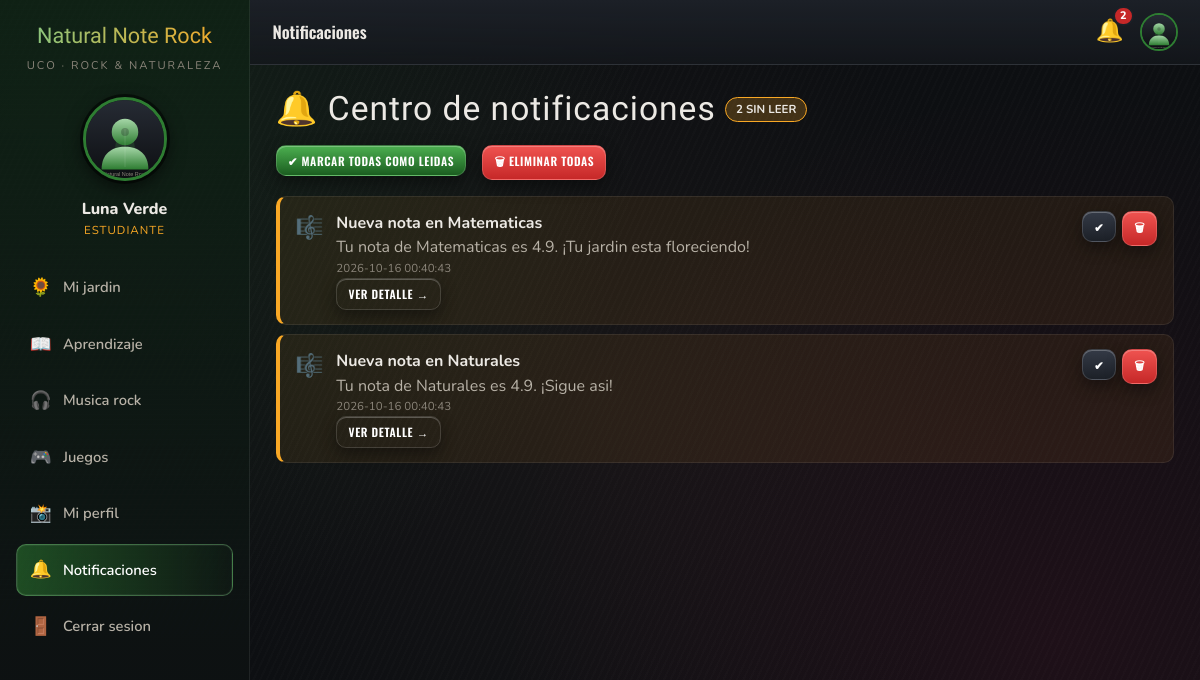
/notificaciones.php (signed in), run on the app's committed database.
### tables this page shows
CREATE TABLE usuarios (
    id              INT AUTO_INCREMENT PRIMARY KEY,
    nombre          VARCHAR(80)  NOT NULL,
    apellido        VARCHAR(80)  NOT NULL,
    username        VARCHAR(50)  NOT NULL UNIQUE,
    email           VARCHAR(120) NOT NULL UNIQUE,
    password_hash   VARCHAR(255) NOT NULL,
    rol             ENUM('administrador','profesor','estudiante') NOT NULL,
    foto            VARCHAR(255) DEFAULT NULL,
    activo          TINYINT(1)   NOT NULL DEFAULT 1,
    ultimo_acceso   DATETIME     DEFAULT NULL,
    creado_en       TIMESTAMP    DEFAULT CURRENT_TIMESTAMP,
    actualizado_en  TIMESTAMP    DEFAULT CURRENT_TIMESTAMP ON UPDATE CURRENT_TIMESTAMP,
    INDEX idx_usuarios_rol (rol)
);

CREATE TABLE notificaciones (
    id         INT AUTO_INCREMENT PRIMARY KEY,
    usuario_id INT NOT NULL,
    titulo     VARCHAR(120) NOT NULL,
    mensaje    VARCHAR(255) NOT NULL,
    tipo       ENUM('nota','inasistencia','sistema','mensaje') NOT NULL DEFAULT 'sistema',
    url        VARCHAR(255) DEFAULT NULL,
    leida      TINYINT(1) NOT NULL DEFAULT 0,
    creado_en  TIMESTAMP DEFAULT CURRENT_TIMESTAMP,
    CONSTRAINT fk_notificacion_usuario FOREIGN KEY (usuario_id) REFERENCES usuarios(id) ON DELETE CASCADE,
    INDEX idx_notif_no_leidas (usuario_id, leida)
);

### config/config.php (called while the page is built, shortened)
<?php
function url(string $path = ''): string
{
    return BASE_PATH . ltrim($path, '/');
}
function asset(string $path): string
{
    return url('assets/' . ltrim($path, '/'));
}
function e(?string $valor): string
{
    return htmlspecialchars((string) $valor, ENT_QUOTES, 'UTF-8');
}
spl_autoload_register(static function (string $clase): void {
    $prefijo = 'App\\';
    $relativa = str_replace('\\', '/', substr($clase, strlen($prefijo)));
    $archivo  = APP_ROOT . '/src/' . $relativa . '.php';
});

### includes/guard.php (called while the page is built, shortened)
<?php
require_once __DIR__ . '/../config/config.php';
$rolesPermitidos = $rolesPermitidos ?? [];
$usuario = $rolesPermitidos
    ? Auth::requerirRol(...$rolesPermitidos)
    : Auth::requerirLogin();

### src/Models/Estudiante.php (called while the page is built, shortened)
<?php
final class Estudiante extends Usuario
{
    protected function hidratarExtra(): void
    {
        $db = Database::getInstancia()->getConexion();
        $stmt = $db->prepare('SELECT * FROM estudiantes WHERE usuario_id = :u LIMIT 1');
        $stmt->execute([':u' => $this->id]);
        if ($fila = $stmt->fetch()) {
            $this->estudianteId = (int) $fila['id'];
            $this->codigo       = $fila['codigo'];
            $this->curso        = $fila['curso'];
            $this->acudiente    = $fila['acudiente'];
            $this->documento    = $fila['documento'];
        }
    }
    public function menu(): array
    {
        return [
            ['titulo' => 'Mi jardin',      'url' => url('estudiante/dashboard.php'),     'icono' => '🌻'],
            ['titulo' => 'Aprendizaje',    'url' => url('estudiante/aprendizaje.php'),   'icono' => '📖'],
            ['titulo' => 'Musica rock',    'url' => url('estudiante/musica.php'),        'icono' => '🎧'],
            ['titulo' => 'Juegos',         'url' => url('estudiante/juegos.php'),        'icono' => '🎮'],
            ['titulo' => 'Mi perfil',      'url' => url('estudiante/perfil.php'),        'icono' => '📸'],
            ['titulo' => 'Notificaciones', 'url' => url('notificaciones.php'),           'icono' => '🔔'],
        ];
    }
}

### src/Models/Usuario.php (called while the page is built, shortened)
<?php
abstract class Usuario extends Model implements Autenticable, Notificable
{
    protected int    $id = 0;
    protected string $nombre = '';
    protected string $apellido = '';
    protected string $rol = '';
    public static function desdeFila(array $fila): Usuario
    {
        $usuario = match ($fila['rol']) {
            'administrador' => new Administrador(),
            'profesor'      => new Profesor(),
            default         => new Estudiante(),
        };
        $usuario->id           = (int) $fila['id'];
        $usuario->nombre       = $fila['nombre'];
        $usuario->apellido     = $fila['apellido'];
        $usuario->username     = $fila['username'];
        $usuario->email        = $fila['email'];
        $usuario->passwordHash = $fila['password_hash'];
        $usuario->rol          = $fila['rol'];
        $usuario->foto         = $fila['foto'] ?: null;
        $usuario->activo       = (bool) $fila['activo'];
        $usuario->hidratarExtra();
        return $usuario;
    }
    public static function buscarPorId(int $id): ?Usuario
    {
        $db = Database::getInstancia()->getConexion();
        $stmt = $db->prepare('SELECT * FROM usuarios WHERE id = :id AND activo = 1 LIMIT 1');
        $stmt->execute([':id' => $id]);
        $fila = $stmt->fetch();
        return $fila ? self::desdeFila($fila) : null;
    }
    public function getRol(): string
    {
        return $this->rol;
    }
    public function notificacionesNoLeidas(): int
    {
        $stmt = $this->db->prepare(
            'SELECT COUNT(*) FROM notificaciones WHERE usuario_id = :u AND leida = 0'
        );
        $stmt->execute([':u' => $this->id]);
        return (int) $stmt->fetchColumn();
    }
    public function getId(): int { return $this->id; }
    public function getNombreCompleto(): string { return trim($this->nombre . ' ' . $this->apellido); }
    public function getFotoUrl(): string
    {
        return asset('img/avatar_default.svg');
    }
}

### src/Support/Auth.php (called while the page is built, shortened)
<?php
final class Auth
{
    public static function usuario(): ?Usuario
    {
        $id = $_SESSION['usuario_id'] ?? null;
        return Usuario::buscarPorId((int) $id);
    }
    public static function requerirLogin(): Usuario
    {
        $usuario = self::usuario();
        return $usuario;
    }
}

### src/Core/Database.php (called while the page is built, shortened)
<?php
final class Database
{
    private static ?Database $instancia = null;
    private PDO $pdo;
    private function __construct()
    {
        $dsn = sprintf(
            'mysql:host=%s;port=%s;dbname=%s;charset=%s',
            DB_HOST,
            DB_PORT,
            DB_NAME,
            DB_CHARSET
        );
        try {
            $this->pdo = new PDO($dsn, DB_USER, DB_PASS, [
                PDO::ATTR_ERRMODE            => PDO::ERRMODE_EXCEPTION,
                PDO::ATTR_DEFAULT_FETCH_MODE => PDO::FETCH_ASSOC,
                PDO::ATTR_EMULATE_PREPARES   => false,
            ]);
        } catch (PDOException $e) {
            throw new RuntimeException(
                'No fue posible conectar a la base de datos: ' . $e->getMessage()
            );
        }
    }
    public static function getInstancia(): Database
    {
        if (self::$instancia === null) {
            self::$instancia = new self();
        }
        return self::$instancia;
    }
    public function getConexion(): PDO
    {
        return $this->pdo;
    }
}

### src/Core/Model.php (called while the page is built, shortened)
<?php
abstract class Model
{
    public function __construct()
    {
        $this->db = Database::getInstancia()->getConexion();
    }
}

### src/Models/Notificacion.php (called while the page is built, shortened)
<?php
final class Notificacion extends Model
{
    public function deUsuario(int $usuarioId, int $limite = 50): array
    {
        $stmt = $this->db->prepare(
            'SELECT * FROM notificaciones WHERE usuario_id = :u
             ORDER BY leida ASC, creado_en DESC LIMIT ' . max(1, $limite)
        );
        $stmt->execute([':u' => $usuarioId]);
        return $stmt->fetchAll();
    }
    public function noLeidas(int $usuarioId): int
    {
        $stmt = $this->db->prepare(
            'SELECT COUNT(*) FROM notificaciones WHERE usuario_id = :u AND leida = 0'
        );
        $stmt->execute([':u' => $usuarioId]);
        return (int) $stmt->fetchColumn();
    }
}

### notificaciones.php (the view, shortened to what this page needs)
<?php
require_once __DIR__ . '/includes/guard.php';
$noti = new Notificacion();
$usuarioId = $usuario->getId();
$items = $noti->deUsuario($usuarioId, 50);
$iconos = ['nota' => '🎼', 'inasistencia' => '📋', 'sistema' => '⚙️', 'mensaje' => '✉️'];
$pageTitle = 'Notificaciones';
$activo = url('notificaciones.php');
require __DIR__ . '/includes/header.php';
?>
<div class="titulo-seccion">
    <h2>🔔 Centro de notificaciones</h2>
    <span class="chip chip-ambar"><?= $noti->noLeidas($usuarioId) ?> sin leer</span>
</div>
<div class="flex gap wrap mb">
    <form method="post" style="display:inline">
        <button class="btn btn-sm btn-verde">✔ Marcar todas como leidas</button>
    </form>
    <form method="post" style="display:inline"
          onsubmit="return confirm('¿Eliminar TODAS tus notificaciones?');">
        <button class="btn btn-sm btn-rojo">🗑 Eliminar todas</button>
    </form>
</div>
<?php if (!$items): ?>
    <div class="card text-center text-dim">
        <p style="font-size:2rem">🌙</p>
        <p>No tienes notificaciones por ahora. ¡Rockea tranquilo!</p>
    </div>
<?php else: ?>
    <?php foreach ($items as $n): ?>
        <div class="notif-item <?= $n['leida'] ? '' : 'no-leida' ?>">
            <div class="ico"><?= $iconos[$n['tipo']] ?? '🔔' ?></div>
            <div style="flex:1">
                <strong><?= e($n['titulo']) ?></strong>
                <div class="text-soft"><?= e($n['mensaje']) ?></div>
                <div class="fecha"><?= e($n['creado_en']) ?></div>
                <?php if (!empty($n['url'])): ?>
                    <a class="btn btn-sm btn-ghost" href="<?= e(url($n['url'])) ?>">Ver detalle →</a>
                <?php endif; ?>
            </div>
            <div class="notif-acciones">
                <?php if (!$n['leida']): ?>
                    <form method="post">
                        <button class="btn btn-sm">✔</button>
                    </form>
                <?php endif; ?>
                <form method="post" onsubmit="return confirm('¿Eliminar esta notificacion?');">
                    <button class="btn btn-sm btn-rojo">🗑</button>
                </form>
            </div>
        </div>
    <?php endforeach; ?>
<?php endif; ?>
<?php require __DIR__ . '/includes/footer.php'; ?>

### includes/header.php (shortened to what this page needs)
<?php
$pageTitle = $pageTitle ?? APP_NAME;
$activo    = $activo ?? '';
$noLeidas  = $usuario->notificacionesNoLeidas();
?>
<!DOCTYPE html>
<html lang="es">
<head>
    <link rel="stylesheet" href="<?= asset('css/style.css') ?>">
    <link rel="stylesheet" href="<?= asset('css/garden.css') ?>">
</head>
<body>
<div class="app">
    <aside class="sidebar" id="sidebar">
        <div class="brand"><?= e(APP_NAME) ?></div>
        <div class="brand-sub"><?= e(APP_ORG) ?> · ROCK & NATURALEZA</div>
        <div class="perfil-mini">
            <img src="<?= e($usuario->getFotoUrl()) ?>" alt="Foto de perfil">
            <div class="nombre"><?= e($usuario->getNombreCompleto()) ?></div>
            <div class="rol"><?= e($usuario->getRol()) ?></div>
        </div>
        <nav>
            <?php foreach ($usuario->menu() as $item): ?>
                <a class="nav-item <?= $activo === $item['url'] ? 'activo' : '' ?>"
                   href="<?= e($item['url']) ?>">
                    <span class="ico"><?= $item['icono'] ?></span>
                    <span><?= e($item['titulo']) ?></span>
                </a>
            <?php endforeach; ?>
            <a class="nav-item" href="<?= url('logout.php') ?>">
                <span class="ico">🚪</span><span>Cerrar sesion</span>
            </a>
        </nav>
    </aside>
    <div class="main">
        <header class="topbar">
            <div class="flex center gap">
                <span class="titulo"><?= e($pageTitle) ?></span>
            </div>
            <div class="topbar-acciones">
                <a class="campana" href="<?= url('notificaciones.php') ?>" title="Notificaciones">
                    🔔
                    <span class="contador" id="contadorNotif"
                          style="<?= $noLeidas === 0 ? 'display:none' : '' ?>">
                        <?= (int) $noLeidas ?>
                    </span>
                </a>
                <img src="<?= e($usuario->getFotoUrl()) ?>" alt="avatar"
                     style="width:38px;height:38px;border-radius:50%;object-fit:cover;border:2px solid var(--green-500)">
            </div>
        </header>
        <main class="content">

### data on the page
usuarios: $usuario->getNombreCompleto() "Luna Verde", rol "ESTUDIANTE"
notificaciones: tipo "🎼", titulo "Nueva nota en Matematicas", mensaje "Tu nota de Matematicas es 4.9. ¡Tu jardin esta floreciendo!", creado_en "2026-10-16 00:40:43"
notificaciones: tipo "🎼", titulo "Nueva nota en Naturales", mensaje "Tu nota de Naturales es 4.9. ¡Sigue asi!", creado_en "2026-10-16 00:40:43"

### other printed values
APP_ORG "UCO"
$item['icono'] "🌻"
$item['titulo'] "Mi jardin"
$item['icono'] "📖"
$item['titulo'] "Aprendizaje"
$item['icono'] "🎧"
$item['titulo'] "Musica rock"
$item['icono'] "🎮"
$item['titulo'] "Juegos"
$item['icono'] "📸"
$item['titulo'] "Mi perfil"
$item['icono'] "🔔"
$item['titulo'] "Notificaciones"
$pageTitle "Notificaciones"
$noLeidas "2"
